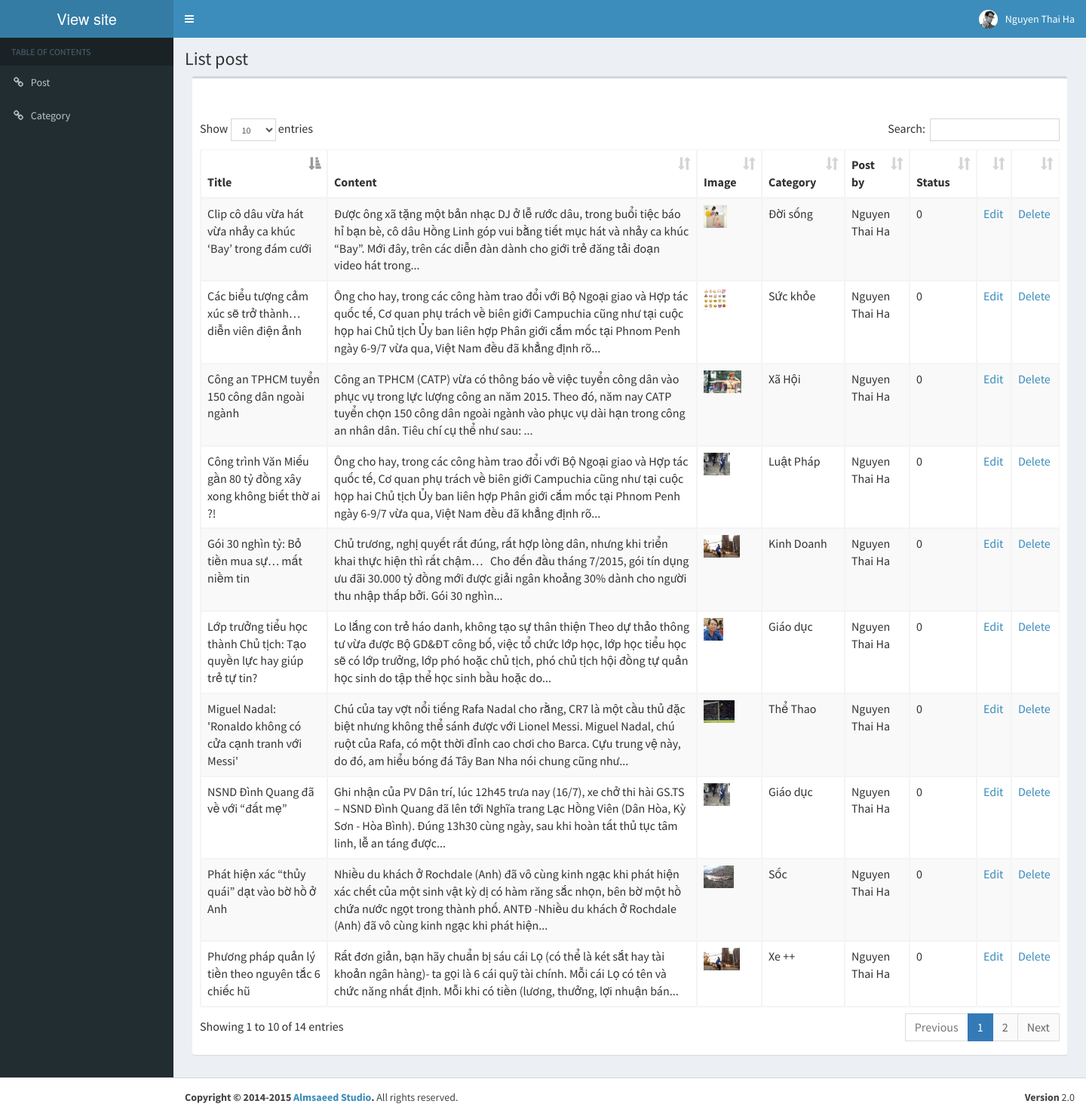
/listpost (signed in), run on the app's committed database.
### tables this page shows
CREATE TABLE IF NOT EXISTS `news` (
  `ID` int(5) NOT NULL AUTO_INCREMENT,
  `news_title` varchar(200) NOT NULL,
  `image` varchar(200) NOT NULL,
  `content` text NOT NULL,
  `date` datetime NOT NULL,
  `category_id` int(5) NOT NULL,
  `user_id` int(5) NOT NULL,
  `status` double NOT NULL,
  PRIMARY KEY (`ID`)
);

CREATE TABLE IF NOT EXISTS `categories` (
  `ID` int(5) NOT NULL AUTO_INCREMENT,
  `cat_title` varchar(200) NOT NULL,
  `parent_id` int(5) NOT NULL,
  `user_id` int(5) NOT NULL,
  PRIMARY KEY (`ID`)
);

CREATE TABLE IF NOT EXISTS `users` (
  `ID` int(5) NOT NULL AUTO_INCREMENT,
  `username` varchar(100) NOT NULL,
  `password` varchar(100) NOT NULL,
  `fullname` varchar(100) NOT NULL,
  `email` varchar(100) NOT NULL,
  `avatar` varchar(100) NOT NULL,
  `role` varchar(20) NOT NULL,
  `date` datetime NOT NULL,
  `status` tinyint(1) NOT NULL,
  PRIMARY KEY (`ID`)
);

### controllers/news_Controller.php (called while the page is built, shortened)
<?php
	class news_Controller extends Controller{
		public function listnewsadmin(){
			$this->view->title = "List post";
			$this->view->data = $this->model->getlistnews();
			$this->view->renderAdmin("news/listnewsadmin");
		}
	}
?>

### index.php (called while the page is built, shortened)
<?php
	require_once(LIB_PATH."Functions.php");
	require_once(LIB_PATH."Model.php");
	$bootstrap = new Bootstrap;
?>

### libs/Model.php (called while the page is built, shortened)
<?php
	class Model{
		public function __construct(){
			$this->connect = new mysqli(DB_HOST, DB_USER, DB_PASS, DB_NAME);
			if($this->connect->errno !==0) {
		        die("Could not connect to Database");
		    } else {
		        $this->connect->set_charset('utf8');
		    }
		}
		public function db_select($sql) {
			$result = $this->connect->query($sql);
			$list = array();
			if($result->num_rows > 0) {
				while ($row = $result->fetch_assoc()) {
					$list[] = $row;
				}
			}
			return $list;
		}
}
?>

### models/news_Model.php (called while the page is built, shortened)
<?php
    class news_Model extends Model{
        public function getlistnews() {
            $sql = "SELECT news.ID, news.news_title, news.image, news.content, news.date, news.status, categories.cat_title, users.fullname from news
            LEFT JOIN categories ON news.category_id = categories.ID
            LEFT JOIN users ON news.user_id = users.ID";
            return $this->db_select($sql);
        }
    }
?>

### libs/Functions.php (called while the page is built, shortened)
<?php
class Functions {
    static public function the_excerpt($text, $string = 400) {
        $clean = strip_tags($text);
        if(strlen($clean) > $string) {
            $cutString = substr($clean,0,$string);
            $words = substr($clean, 0, strrpos($cutString, ' '));
            return $words .'...';
        } else {
            return $clean;
        }
    }
}
?>

### views/news/listnewsadmin.php (the view, shortened to what this page needs)
<div class="content-wrapper">
  <section class="content-header">
    <h1>
      <?php if(isset($this->title)) echo $this->title; ?>
    </h1>
  </section>
  <section class="content">
    <div class="row">
      <div class="col-xs-12">
        <div class="box">
          <div class="box-header">
          </div>
          <div class="box-body">
            <table id="example1" class="table table-bordered table-striped">
              <thead>
                <tr>
                  <th> Title </th>
                  <th> Content </th>
                  <th> Image </th>
                  <th> Category </th>
                  <th> Post by</th>
                  <th> Status </th>
                  <th> </th>
                  <th> </th>
                </tr>
              </thead>
              <tbody>
                <?php
                  foreach ($this->data as $value) {
                ?>
                <tr>
                	<td> <?php echo $value['news_title']; ?> </td>
                  <td> <?php echo Functions::the_excerpt($value['content']) ?> </td>
                  <td> <div id="image-post-admin"> <img src="<?php echo $value['image']; ?>" /> </div> </td>
                  <td> <?php echo $value['cat_title']; ?> </td>
                  <td> <?php echo $value['fullname']; ?> </td>
                  <td> <?php echo $value['status']; ?> </td>
                  <td> <a href="<?php echo SITE_PATH ?>news/edit/<?php echo $value['ID'] ?>"> Edit </a> </td>
                  <td>
                      <a id="<?php echo $value['ID'] ?>" class="delete" onclick="return confirm('Are you sure?')" href="#"> Delete </a>
                  </td>
                </tr>
                <?php
                  }
                ?>
              </tbody>
            </table>
          </div>
        </div>
      </div>
    </div>
  </section>
</div>

### data on the page
news: news_title "NSND Đình Quang đã về với “đất mẹ”", content "Ghi nhận của PV Dân trí, lúc 12h45 trưa nay (16/7), xe chở thi hài GS.TS – NSND Đình Quang đã lên tới Nghĩa trang Lạc Hồng Viên (Dân Hòa, Kỳ Sơn - Hòa Bình). Đúng 13h30 cùng ngày, sau khi hoàn tất thủ tục tâm linh, lễ an táng được...", image (picture), category.cat_title "Giáo dục", user.fullname "Nguyen Thai Ha", status "0"
news: news_title "Công trình Văn Miếu gần 80 tỷ đồng xây xong không biết thờ ai ?!", content "Ông cho hay, trong các công hàm trao đổi với Bộ Ngoại giao và Hợp tác quốc tế, Cơ quan phụ trách về biên giới Campuchia cũng như tại cuộc họp hai Chủ tịch Ủy ban liên hợp Phân giới cắm mốc tại Phnom Penh ngày 6-9/7 vừa qua, Việt Nam đều đã khẳng định rõ...", image (picture), category.cat_title "Luật Pháp", user.fullname "Nguyen Thai Ha", status "0"
news: news_title "Các biểu tượng cảm xúc sẽ trở thành… diễn viên điện ảnh", content "Ông cho hay, trong các công hàm trao đổi với Bộ Ngoại giao và Hợp tác quốc tế, Cơ quan phụ trách về biên giới Campuchia cũng như tại cuộc họp hai Chủ tịch Ủy ban liên hợp Phân giới cắm mốc tại Phnom Penh ngày 6-9/7 vừa qua, Việt Nam đều đã khẳng định rõ...", image (picture), category.cat_title "Sức khỏe", user.fullname "Nguyen Thai Ha", status "0"
news: news_title "Lớp trưởng tiểu học thành Chủ tịch: Tạo quyền lực hay giúp trẻ tự tin?", content "Lo lắng con trẻ háo danh, không tạo sự thân thiện Theo dự thảo thông tư vừa được Bộ GD&ĐT công bố, việc tổ chức lớp học, lớp học tiểu học sẽ có lớp trưởng, lớp phó hoặc chủ tịch, phó chủ tịch hội đồng tự quản học sinh do tập thể học sinh bầu hoặc do...", image (picture), category.cat_title "Giáo dục", user.fullname "Nguyen Thai Ha", status "0"
news: news_title "Miguel Nadal: 'Ronaldo không có cửa cạnh tranh với Messi'", content "Chú của tay vợt nổi tiếng Rafa Nadal cho rằng, CR7 là một cầu thủ đặc biệt nhưng không thể sánh được với Lionel Messi. Miguel Nadal, chú ruột của Rafa, có một thời đỉnh cao chơi cho Barca. Cựu trung vệ này, do đó, am hiểu bóng đá Tây Ban Nha nói chung cũng như...", image (picture), category.cat_title "Thể Thao", user.fullname "Nguyen Thai Ha", status "0"
news: news_title "Gói 30 nghìn tỷ: Bỏ tiền mua sự… mất niềm tin", content "Chủ trương, nghị quyết rất đúng, rất hợp lòng dân, nhưng khi triển khai thực hiện thì rất chậm… Cho đến đầu tháng 7/2015, gói tín dụng ưu đãi 30.000 tỷ đồng mới được giải ngân khoảng 30% dành cho người thu nhập thấp bởi. Gói 30 nghìn...", image (picture), category.cat_title "Kinh Doanh", user.fullname "Nguyen Thai Ha", status "0"
news: news_title "Clip cô dâu vừa hát vừa nhảy ca khúc ‘Bay’ trong đám cưới", content "Được ông xã tặng một bản nhạc DJ ở lễ rước dâu, trong buổi tiệc báo hỉ bạn bè, cô dâu Hồng Linh góp vui bằng tiết mục hát và nhảy ca khúc “Bay”. Mới đây, trên các diễn đàn dành cho giới trẻ đăng tải đoạn video hát trong...", image (picture), category.cat_title "Đời sống", user.fullname "Nguyen Thai Ha", status "0"
news: news_title "Phát hiện xác “thủy quái” dạt vào bờ hồ ở Anh", content "Nhiều du khách ở Rochdale (Anh) đã vô cùng kinh ngạc khi phát hiện xác chết của một sinh vật kỳ dị có hàm răng sắc nhọn, bên bờ một hồ chứa nước ngọt trong thành phố. ANTĐ -Nhiều du khách ở Rochdale (Anh) đã vô cùng kinh ngạc khi phát hiện...", image (picture), category.cat_title "Sốc", user.fullname "Nguyen Thai Ha", status "0"
news: news_title "Công an TPHCM tuyển 150 công dân ngoài ngành", content "Công an TPHCM (CATP) vừa có thông báo về việc tuyển công dân vào phục vụ trong lực lượng công an năm 2015. Theo đó, năm nay CATP tuyển chọn 150 công dân ngoài ngành vào phục vụ dài hạn trong công an nhân dân. Tiêu chí cụ thể như sau: ...", image (picture), category.cat_title "Xã Hội", user.fullname "Nguyen Thai Ha", status "0"
news: news_title "Phương pháp quản lý tiền theo nguyên tắc 6 chiếc hũ", content "Rất đơn giản, bạn hãy chuẩn bị sáu cái Lọ (có thể là két sắt hay tài khoản ngân hàng)- ta gọi là 6 cái quỹ tài chính. Mỗi cái Lọ có tên và chức năng nhất định. Mỗi khi có tiền (lương, thưởng, lợi nhuận bán...", image (picture), category.cat_title "Xe ++", user.fullname "Nguyen Thai Ha", status "0"

### other printed values
Session::get('fullname') "Nguyen Thai Ha"
$this->title "List post"
